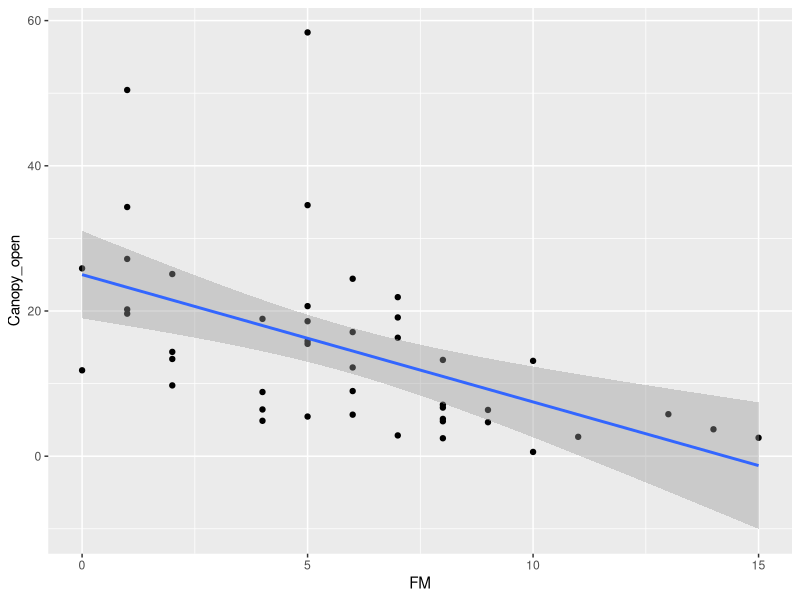

Source code (R):
#script to look at how basal area
#in Denny plots relates to canopy
#to be used in individual based model


#author: Phil Martin
#last edited: 08/07/15
library(pscl)
library(ggplot2)
library(plyr)
library(reshape2)
library(tidyr)
library(plyr)


#load data
rm(list=ls(all=TRUE))
Plots<-read.csv("Data/Denny_plots.csv",stringsAsFactors=F)
Browsing<-read.csv("Data/Browsing_Denny.csv",stringsAsFactors=F)
Plots<-subset(Plots,Year==2014)

#tidy browsing data
Browsing$Plot2<-sapply(strsplit(Browsing$Plot,"-"),'[',2)
drop<-"Plot"
Browsing<-Browsing[,!(names(Browsing) %in% drop)]
colnames(Browsing)[7]<-"Plot"
Browsing<-Browsing[complete.cases(Browsing),]


Blocks<-merge(Browsing,Plots,by.x="Plot",by.y="Block")
head(Blocks)
ggplot(Blocks,aes(x=FM,y=Canopy_open))+geom_point()+geom_smooth(method="lm")
